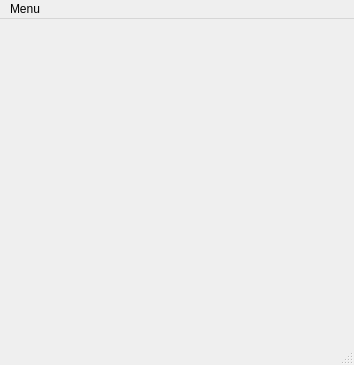
<?xml version="1.0" encoding="UTF-8"?>
<ui version="4.0">
 <class>MainWindow</class>
 <widget class="QMainWindow" name="MainWindow">
  <property name="geometry">
   <rect>
    <x>0</x>
    <y>0</y>
    <width>354</width>
    <height>365</height>
   </rect>
  </property>
  <property name="windowTitle">
   <string>Maze Solver</string>
  </property>
  <widget class="QWidget" name="centralwidget">
   <widget class="QLabel" name="label">
    <property name="geometry">
     <rect>
      <x>60</x>
      <y>20</y>
      <width>221</width>
      <height>261</height>
     </rect>
    </property>
    <property name="text">
     <string/>
    </property>
   </widget>
  </widget>
  <widget class="QMenuBar" name="menubar">
   <property name="geometry">
    <rect>
     <x>0</x>
     <y>0</y>
     <width>354</width>
     <height>31</height>
    </rect>
   </property>
   <widget class="QMenu" name="menuMenu">
    <property name="title">
     <string>Menu</string>
    </property>
    <widget class="QMenu" name="menuChoose_algorithm">
     <property name="title">
      <string>Choose algorithm</string>
     </property>
     <addaction name="actionIterative_deepining"/>
     <addaction name="actionAstar"/>
     <addaction name="actionIdaStar"/>
    </widget>
    <addaction name="actionLoad_labyrinth"/>
    <addaction name="menuChoose_algorithm"/>
    <addaction name="actionSolve"/>
   </widget>
   <addaction name="menuMenu"/>
  </widget>
  <widget class="QStatusBar" name="statusbar"/>
  <action name="actionLoad_labyrinth">
   <property name="text">
    <string>Load labyrinth</string>
   </property>
  </action>
  <action name="actionSolve">
   <property name="text">
    <string>Solve</string>
   </property>
  </action>
  <action name="actionIterative_deepining">
   <property name="text">
    <string>iterative deepining</string>
   </property>
  </action>
  <action name="actionAstar">
   <property name="text">
    <string>a*</string>
   </property>
  </action>
  <action name="actionIdaStar">
   <property name="text">
    <string>ida*</string>
   </property>
  </action>
 </widget>
 <resources/>
 <connections/>
</ui>
